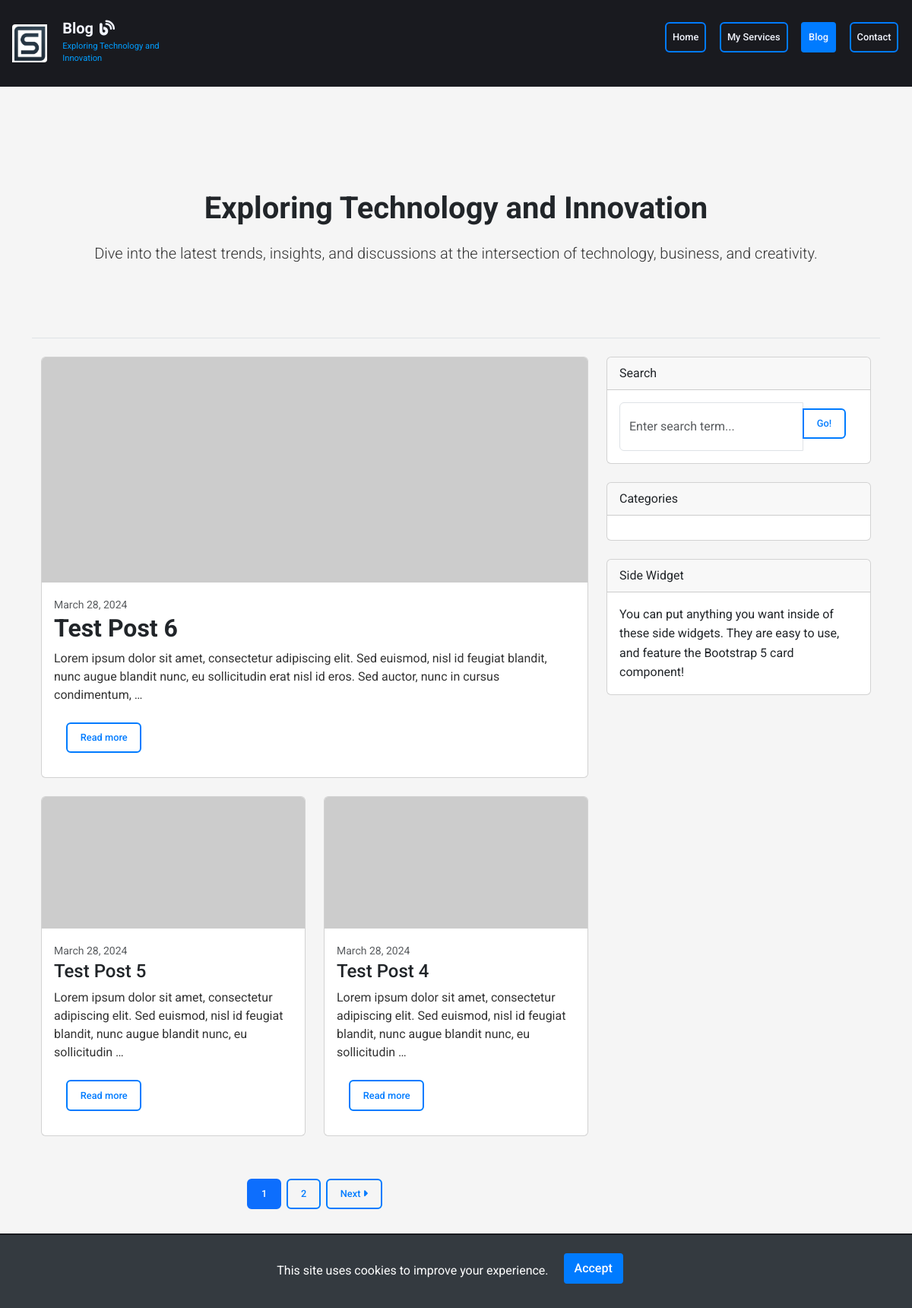
Screenshot of /blog/ with the database file from the repository.
### blog/models.py (models this page shows, shortened)
class BlogPost(models.Model):
    title = models.CharField(max_length=200)
    slug = models.SlugField(max_length=250, unique_for_date='created_at', null=True, blank=True)
    content = models.TextField()
    created_at = models.DateTimeField(auto_now_add=True)
    updated_at = models.DateTimeField(auto_now=True)
    image = models.ImageField(upload_to='blog_images/', blank=True, null=True)
    author = models.ForeignKey(User, on_delete=models.CASCADE, null=True)
    categories = models.ManyToManyField(Category, related_name='blog_posts')
    needs_work_votes = models.PositiveIntegerField(default=0)
    meh_votes = models.PositiveIntegerField(default=0)
    interesting_votes = models.PositiveIntegerField(default=0)
    game_changer_votes = models.PositiveIntegerField(default=0)
    def get_absolute_url(self):
        return reverse('blog:blog_detail', args=[self.pk])

### blog/views.py (the view)
# urls.py: path('', BlogPostListView.as_view(), name='blogpost_list'),
class BlogPostListView(ListView):
    model = BlogPost
    template_name = 'blog/blogpost_list.html'
    context_object_name = 'blogposts'
    paginate_by = 3
    def get_queryset(self):
        return super().get_queryset().order_by('-created_at')
    def get_context_data(self, **kwargs):
        context = super().get_context_data(**kwargs)
        context['vote_form'] = BlogPostVoteForm()
        context['choices'] = ['needs_work', 'meh', 'interesting', 'game_changer']
        return context

### blog/forms.py
class BlogPostVoteForm(forms.Form):
    VOTE_CHOICES = (
        ('needs_work', 'Needs Work'),
        ('meh', 'Meh'),
        ('interesting', 'Interesting'),
        ('game_changer', 'Game Changer'),
    )
    vote = forms.ChoiceField(choices=VOTE_CHOICES, widget=forms.RadioSelect)

### blog/templates/blog/blogpost_list.html (shortened to what this page needs)
{% extends "base.html" %}
{% block content %}
<header class="blog-header py-5 border-bottom mb-4">
  <div class="container">
    <div class="header-content text-center my-5">
      <h1 class="fw-bolder">Exploring Technology and Innovation</h1>
      <p class="lead mb-3">Dive into the latest trends, insights, and discussions at the intersection of technology, business, and creativity.</p>
    </div>
  </div>
</header>
<div class="container">
  <div class="row">
    <div class="col-lg-8">
      {% with blogposts.first as featured_post %}
      <article class="card mb-4">
        <a href="{{ featured_post.get_absolute_url }}" aria-label="Read more about {{ featured_post.title }}">
          <img class="card-img-top" src="https://dummyimage.com/850x350/dee2e6/6c757d.jpg" alt="Featured image for {{ featured_post.title }}" />
        </a>
        <div class="card-body">
          <time class="small text-muted" datetime="{{ featured_post.created_at|date:"Y-m-d" }}">{{ featured_post.created_at|date:"F d, Y" }}</time>
          <h2 class="card-title">{{ featured_post.title }}</h2>
          <p class="card-text">{{ featured_post.content|truncatewords:30 }}</p>
          <a class="btn btn-outline-primary mt-2 align-self-start" href="{{ featured_post.get_absolute_url }}" aria-label="Read more about {{ featured_post.title }}">Read more <span class="sr-only">{{ featured_post.title }}</span></a>
        </div>
      </article>
      {% endwith %}
      <div class="row">
        {% for blogpost in blogposts %}
        {% if not forloop.first %}
        <div class="col-lg-6">
          <article class="card mb-4">
            <a href="{{ blogpost.get_absolute_url }}" aria-label="Read more about {{ blogpost.title }}">
              <img class="card-img-top" src="https://dummyimage.com/700x350/dee2e6/6c757d.jpg" alt="Image for {{ blogpost.title }}" />
            </a>
            <div class="card-body">
              <time class="small text-muted" datetime="{{ blogpost.created_at|date:"Y-m-d" }}">{{ blogpost.created_at|date:"F d, Y" }}</time>
              <h3 class="card-title h4">{{ blogpost.title }}</h3>
              <p class="card-text">{{ blogpost.content|truncatewords:20 }}</p>
              <a class="btn btn-outline-primary mt-2 align-self-start" href="{{ blogpost.get_absolute_url }}" aria-label="Read more about {{ blogpost.title }}">Read more <span class="sr-only">{{ blogpost.title }}</span></a>
            </div>
          </article>
        </div>
        {% endif %}
        {% empty %}
        <p>No blog posts yet.</p>
        {% endfor %}
      </div>
      <nav aria-label="Pagination">
        <ul class="pagination justify-content-center my-4">
          {% for num in page_obj.paginator.page_range %}
            {% if page_obj.number == num %}
              <li class="page-item active" aria-current="page">
                <a class="page-link btn btn-outline-primary btn-sm-pagination" href="?page={{ num }}">{{ num }}</a>
              </li>
            {% elif num > page_obj.number|add:'-3' and num < page_obj.number|add:'3' %}
              <li class="page-item">
                <a class="page-link btn btn-outline-primary btn-sm-pagination" href="?page={{ num }}">{{ num }}</a>
              </li>
            {% endif %}
          {% endfor %}
          {% if page_obj.has_next %}
            <li class="page-item">
              <a class="page-link btn btn-outline-primary btn-sm-pagination" href="?page={{ page_obj.next_page_number }}">Next <i class="fa-solid fa-caret-right"></i></a>
            </li>
          {% endif %}
        </ul>
      </nav>
    </div>
    <div class="col-lg-4">
      <div class="card mb-4">
        <div class="card-header">Search</div>
        <div class="card-body">
          <div class="input-group">
            <input class="form-control" type="text" placeholder="Enter search term..." aria-label="Enter search term..."
              aria-describedby="button-search" />
            <button class="btn btn-outline-primary mt-2 align-self-start" id="button-search" type="button">Go!</button>
          </div>
        </div>
      </div>
      <div class="card mb-4">
        <div class="card-header">Categories</div>
        <div class="card-body">
        </div>
      </div>
      <div class="card mb-4">
        <div class="card-header">Side Widget</div>
        <div class="card-body">You can put anything you want inside of these side widgets. They are easy to use, and
          feature the Bootstrap 5 card component!</div>
      </div>
    </div>
  </div>
</div>
{% endblock %}

### static/css/base.css (style rules this page uses)
* { margin: 0; padding: 0; box-sizing: border-box; }
body { font-family: 'Roboto', Arial, sans-serif; font-size: 1rem; line-height: 1.6; color: #333; background-color: #f5f5f5; }
h1, h2, h3, h4, h5, h6 { margin-top: 0; margin-bottom: 0.5em; color: #212529; font-weight: 700; }
h1 { font-size: 2.5rem; }
h2 { font-size: 2rem; }
h3 { font-size: 1.75rem; }
p { margin-bottom: 1rem; font-size: 1rem; line-height: 1.5; color: #333; }
a { color: #007bff; text-decoration: none; transition: color 0.3s ease; }
.text-center { text-align: center; }
.mt-2 { margin-top: 0.5rem; }
.mb-3 { margin-bottom: 1rem; }
.mb-4 { margin-bottom: 1.5rem; }

### static/css/components.css (style rules this page uses)
.btn { background-color: #343a40; color: #ffffff; border: 2px solid transparent; padding: 0.55rem 1.05rem; font-size: 0.8rem; border-radius: 0.375rem; transition: all 0.3s ease; cursor: pointer; font-weight: 500; margin: 1rem; }
.btn-outline-primary { color: #007bff; background-color: transparent; border-color: #007bff; }
.btn-sm-pagination { margin: 0.5rem; }
.card-title { margin-bottom: 0.5rem; }
.card-text { flex-grow: 1; }

### rows the page displays
BlogPost: created_at "March 28, 2024", title "Test Post 6", content "Lorem ipsum dolor sit amet, consectetur adipiscing elit. Sed euismod, nisl id feugiat blandit, nunc augue blandit nunc, eu sollicitudin erat nisl id eros. Sed auctor, nunc in cursus condimentum, …"
BlogPost: created_at "March 28, 2024", title "Test Post 5", content "Lorem ipsum dolor sit amet, consectetur adipiscing elit. Sed euismod, nisl id feugiat blandit, nunc augue blandit nunc, eu sollicitudin …"
BlogPost: created_at "March 28, 2024", title "Test Post 4", content "Lorem ipsum dolor sit amet, consectetur adipiscing elit. Sed euismod, nisl id feugiat blandit, nunc augue blandit nunc, eu sollicitudin …"

### other values shown
{{ num }} "1"
{{ num }} "2"
